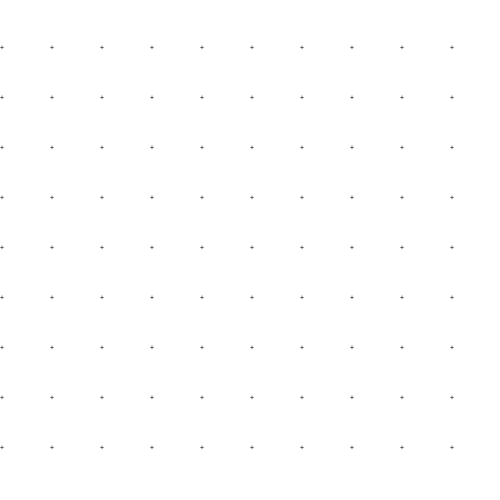
Frame 1 (no input)
Frame 60 (the mouse pressed at the canvas centre just before this capture): identical to frame 1, image omitted
Frame 120 (the mouse held since frame 60 and released just before this capture): identical to frame 1, image omitted

The Processing sketch that drew this single still picture (run headless with seeded random() and noise(); from frame 60 on, the mouse is pressed at the canvas centre):

// Processing sketch: Erase_drawShape_paint
// ── Erase_drawShape_paint.pde
PGraphics pgFill, pgStroke, mask;
ArrayList <PVector> points = new ArrayList <PVector> ();
boolean bPoints, bDrawing;
int strokeWeight = 2;
color transparent = color(255, 0);
color black = color(0);
color drawColor;
int brushsize=25;
void setup() {
  size(500, 500);
  initPGraphics();
}

void draw() {
  background(255);
  grids();
  image(pgFill, 0, 0);
  image(pgStroke, 0, 0);

  drawPoints(g, points, transparent, black);

  if (bPoints) {
    points.add( new PVector(mouseX, mouseY) );
  } 
  else if (bDrawing) {
    drawInShapes(mouseX, mouseY, drawColor);
  }
}
// -------------------------- KEY EVENT --------------------------- 
void keyPressed() {
// if (key==' ') { 
// initPGraphics();
// }
 if (key=='a') { 
 bPoints = false; 
 points.clear();
 }
 }
//------------------------MOUSE EVENT ---------------------------
void mousePressed() {
  if (mouseButton == LEFT && key == ' ' ) {
    if (alpha(mask.get(mouseX, mouseY)) == 0) {
      bPoints = true;
    } 
  }
   if (mouseButton == RIGHT) {
      bDrawing = true;
      colorMode(HSB, 1);
      drawColor = color(random(1), 1, 1);
      colorMode(RGB, 255);
    }
  
  
}

void mouseDragged()
{
  if (keyPressed==true && key=='a')
  {
    color c = color(0, 0);
    //-----------------------------------
    pgFill.beginDraw();
    pgFill.loadPixels();
    for (int x=0; x<pgFill.width; x++) {
      for (int y=0; y<pgFill.height; y++ ) {
        if (dist(x, y, mouseX, mouseY)<brushsize) {
          int  i = x + y*pgFill.width;
          pgFill.pixels[i] = c;
        }
      }
    }
    pgFill.updatePixels();
    pgFill.endDraw();

    //---------------------------
    pgStroke.beginDraw();
    pgStroke.loadPixels();
    for (int x=0; x<pgStroke.width; x++) {
      for (int y=0; y<pgStroke.height; y++ ) {
        if (dist(x, y, mouseX, mouseY)<brushsize) {
          int  i = x + y*pgStroke.width;
          pgStroke.pixels[i] = c;
        }
      }
    }
    pgStroke.updatePixels();
    pgStroke.endDraw();
    //----------------------------------
  }
}
//--------------MOUSE FUNCTION----------------------------------


void mouseReleased() {
  if (bPoints) {
    bPoints = false;
    drawPoints(mask, points, black, transparent);
    drawPoints(pgStroke, points, transparent, black);
    points.clear();
  } 
  else {
    bDrawing = false;
  }
}
//-----------------------PGRAPHICS LAYERS------------------------- 
void initPGraphics() {
  pgStroke = createGraphics(width, height);
  pgStroke.beginDraw();
  pgStroke.endDraw();
  pgFill = createGraphics(width, height);
  pgFill.beginDraw();
  pgFill.endDraw();
  mask = createGraphics(width, height);
  mask.beginDraw();
  mask.endDraw();
}
//----------------------DRAW POINTS---------------------------------- 
void drawPoints(PGraphics pg, ArrayList <PVector> points, color fill, color stroke) {
  pg.beginDraw();
  pg.fill(fill);
  pg.strokeWeight(strokeWeight);
  pg.stroke(stroke);
  pg.beginShape();
  for (PVector p : points) {
    pg.vertex(p.x, p.y);
  }
  pg.endShape();
  pg.endDraw();
}
//-----------------------DRAW SHAPES ----------------------- 
void drawInShapes(int mouseX, int mouseY, color c) {
  pgFill.beginDraw();
  pgFill.noStroke();
  pgFill.fill(c);
  pgFill.ellipse(mouseX, mouseY, 50, 50);
  pgFill.endDraw();
  mask(pgFill, mask);
}
//------------------MASK------------------------------------ 
void mask(PImage target, PImage mask) {
  mask.loadPixels();
  target.loadPixels();
  if (mask.pixels.length != target.pixels.length) {
    println("Images are not the same size");
  } 
  else {
    for (int i=0; i<target.pixels.length; i++) {
      if (mask.pixels[i]!=black) {
        target.pixels[i] = ((mask.pixels[i] & 0xff) << 24) | (target.pixels[i] & 0xffffff);
      }
    }
    target.updatePixels();
  }
}
//-----------------GRIDS-----------------------------------
int dodge=50;
void grids() {  
  for (int i=0;i <width;i+=dodge) { 
    for (int j=0;j<height;j+=dodge) {  
      fill(0);    
      textSize(8);      
      text("+", i, j);
    }
  }
}
